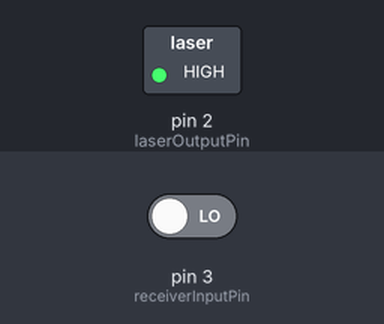
The sketch below on a simulated Arduino Uno, built with avr-gcc and run on an emulated ATmega328P. On the bench: switched loads named in the sketch (green lamp = pin HIGH). The inputs (shaded band) are chosen by the test bench; at power-on: pin 3 (receiverInputPin) LOW. What the sketch prints to the serial monitor is not drawn.

Above: at 1.2 s.
1.3 s: pin 3 (receiverInputPin) driven HIGH
Timing chart, 0 to 4.3 s (numbered marks = the images above; inputs shaded):
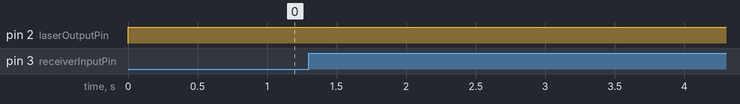

Measured:
- after the input at 1.3 s, every drawn part: stays the same

The sketch:

basic_laser.ino
```cpp
// Code for blinking a laser module using Arduino
// Author: Oyvind N. Dahl
// Website: https://www.build-electronic-circuits.com/
const int laserOutputPin = 2;
const int receiverInputPin = 3;

void setup() {
  pinMode(laserOutputPin, OUTPUT);
  pinMode(receiverInputPin, INPUT);
  Serial.begin(9600);

}

void loop() {
  digitalWrite(2, HIGH);

  int laserState=digitalRead(receiverInputPin);

  if (laserState==HIGH){
    Serial.println("Laser signal RECEIVED!");
  }

  else {
    Serial.println("No signal...");
  }

  delay(100);
}
```
